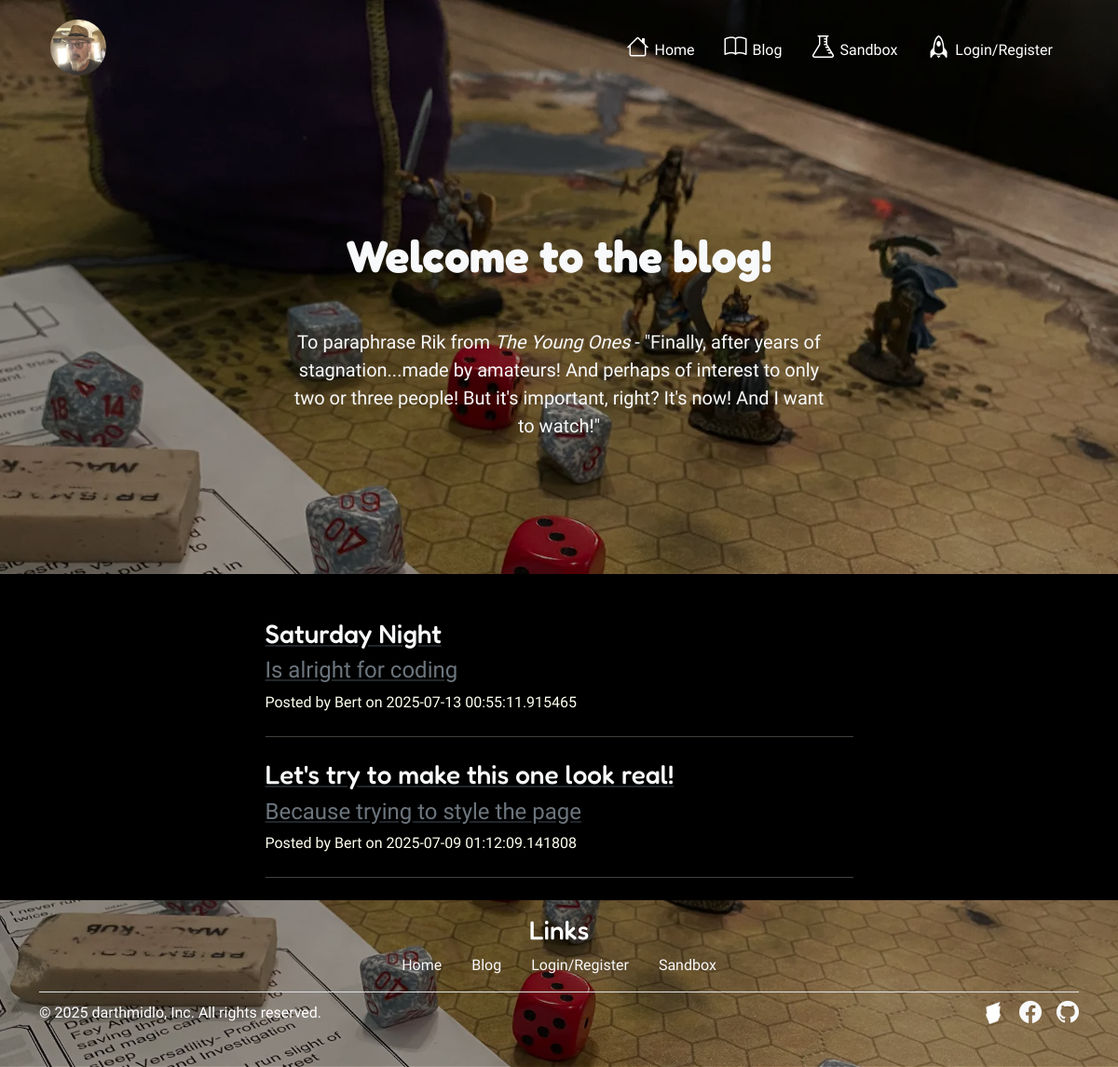
Page /blog on the committed database.
### app.py (models this page shows, shortened)
class BlogPost(db.Model):
    __tablename__ = "blog_posts"
    id: Mapped[int] = mapped_column(Integer, primary_key=True)
    author_id: Mapped[int] = mapped_column(ForeignKey("users.id"), nullable=False)
    author: Mapped["User"] = relationship(back_populates="posts")
    title: Mapped[str] = mapped_column(String(250), unique=True, nullable=False)
    subtitle: Mapped[str] = mapped_column(String(250), nullable=False)
    date: Mapped[datetime] = mapped_column(default=datetime.utcnow, nullable=False)
    updated_at: Mapped[datetime] = mapped_column(
        default=datetime.utcnow, onupdate=datetime.utcnow
    )
    is_published: Mapped[bool] = mapped_column(default=True, nullable=False)
    body: Mapped[str] = mapped_column(Text, nullable=False)
    img_url: Mapped[str] = mapped_column(String(250), nullable=True)
    slug: Mapped[str] = mapped_column(String(250), unique=True, nullable=False)
    is_hidden: Mapped[bool] = mapped_column(Boolean, nullable=False, server_default=text("0"))
    comments: Mapped[List["Comment"]] = relationship(
        back_populates="parent_post",
        cascade="all, delete",  # Auto delete comments if a post is deleted
    )

class User(UserMixin, db.Model):
    __tablename__ = "users"
    id: Mapped[int] = mapped_column(Integer, primary_key=True)
    email: Mapped[str] = mapped_column(String(100), unique=True, nullable=False)
    password: Mapped[str] = mapped_column(String(100), nullable=False)
    name: Mapped[str] = mapped_column(String(100), nullable=False)
    admin: Mapped[bool] = mapped_column(default=False, nullable=False)
    is_active: Mapped[bool] = mapped_column(default=True, nullable=False)
    posts: Mapped[List["BlogPost"]] = relationship(back_populates="author")
    comments: Mapped[List["Comment"]] = relationship(back_populates="comment_author")

### app.py (the view)
@app.route("/blog")
def blog_posts():
    result = db.session.execute(
        db.select(BlogPost).where(BlogPost.is_hidden == False).order_by(BlogPost.date.desc())
    )
    posts=result.scalars().all()
    return render_template("blog.html", all_posts=posts)

### templates/blog.html (shortened to what this page needs)
{% extends 'base.html' %} {% block content %}
<section class="position-relative">
  <div class="px-4 py-5 my-5 text-center text-light">
    <h1 class="display-5 fw-bold my-5">Welcome to the blog!</h1>
    <div class="col-lg-6 mx-auto">
      <p class="lead my-5">
        To paraphrase Rik from <em>The Young Ones</em> - "Finally, after years
        of stagnation...made by amateurs! And perhaps of interest to only two or
        three people! But it's important, right? It's now! And I want to watch!"
      </p>
    </div>
  </div>
</section>
<section class="section-bg">
  <div class="container mx-auto position-relative">
    <div class="row gx-4 gx-lg-5 justify-content-center">
      <div class="col-md-10 col-lg-8 col-xl-7 mt-5">
        {% for post in all_posts %}
        <div>
          <a
            class="link-underline-dark"
            href="{{ url_for('show_post', slug=post.slug) }}"
          >
            <h3 class="link-light">{{ post.title }}</h3>
            <h4 class="link-secondary">{{ post.subtitle }}</h4>
          </a>
          <p>
            Posted by {{ post.author.name }} on {{ post.date }}
          </p>
        </div>
        <hr class="my-4" />
        {% endfor %}
      </div>
    </div>
  </div>
</section>
{% endblock %}

### static/css/style.css (style rules this page uses)
.bg-wallpaper { background-image: url("../img/game-table.webp"); background-repeat: no-repeat; background-position: top center; background-attachment: fixed; background-size: cover; }
.bg-overlay::before { content: ''; position: fixed; top: 0; right: 0; bottom: 0; left: 0; background: rgba(0,0,0,0.4); z-index: -1; pointer-events: none; }
h1, h2, h3, .hero-title, .section-title { font-family: 'Fredoka', sans-serif; font-weight: 500; }
body, p, li, a, .nav-link, .btn { font-family: 'Quicksand', sans-serif; font-weight: 400; }
.section-bg { background-color:black; color: ivory; }

### rows in the picture
BlogPost: title "Saturday Night", subtitle "Is alright for coding", author.name "Bert", date "2025-07-13 00:55:11.915465"
BlogPost: title "Let's try to make this one look real!", subtitle "Because trying to style the page", author.name "Bert", date "2025-07-09 01:12:09.141808"
